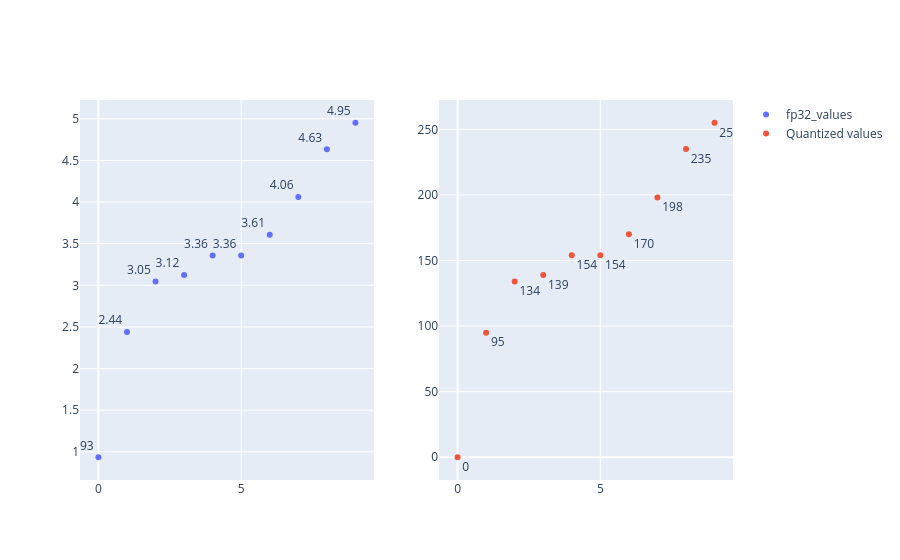

Here is the notebook cell this chart was saved with:
### Code cell
from plotly.subplots import make_subplots
import plotly.graph_objects as go

fp32_text = [str(round(x,2)) for x in fp32_values.tolist()]
int8_text = [str(round(x,2)) for x in q_values.tolist()]    

fig = make_subplots(rows=1, cols=2)
fig.add_trace(go.Scatter(x=np.arange(len(fp32_values)), 
                         y=fp32_values, 
                         text=fp32_text,
                         mode='markers+text',
                         textposition='top left',
                         name='fp32_values'), row=1, col=1)
fig.add_trace(go.Scatter(x=np.arange(len(q_values)),
                         y=q_values,
                         text=int8_text,
                         mode='markers+text',
                         textposition='bottom right', 
                         name='Quantized values'), row=1, col=2)

### Figure 1 — Plotly figure (JSON) as saved in the notebook; plotly's stock layout.template omitted (floating-point values rounded to 4 significant figures)
{"data": [{"mode": "markers+text", "name": "fp32_values", "text": ["0.93", "2.44", "3.05", "3.12", "3.36", "3.36", "3.61", "4.06", "4.63", "4.95"], "textposition": "top left", "type": "scatter", "x": [0, 1, 2, 3, 4, 5, 6, 7, 8, 9], "xaxis": "x", "y": [0.9348, 2.439, 3.045, 3.123, 3.358, 3.359, 3.609, 4.061, 4.633, 4.953], "yaxis": "y"}, {"mode": "markers+text", "name": "Quantized values", "text": ["0", "95", "134", "139", "154", "154", "170", "198", "235", "255"], "textposition": "bottom right", "type": "scatter", "x": [0, 1, 2, 3, 4, 5, 6, 7, 8, 9], "xaxis": "x2", "y": [0, 95, 134, 139, 154, 154, 170, 198, 235, 255], "yaxis": "y2"}], "layout": {"xaxis": {"anchor": "y", "domain": [0, 0.45]}, "xaxis2": {"anchor": "y2", "domain": [0.55, 1]}, "yaxis": {"anchor": "x", "domain": [0, 1]}, "yaxis2": {"anchor": "x2", "domain": [0, 1]}}}
